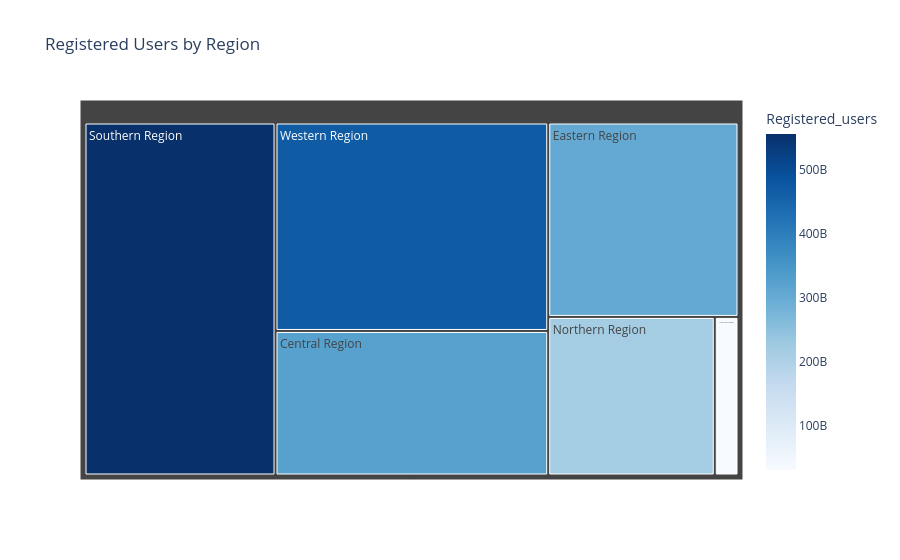

The code cell stored with this chart in its notebook:
### Markdown cell above
# Treemap

### Code cell
fig = px.treemap(
    region,
    path=['Region'],
    values='Registered_users',
    color='Registered_users',
    color_continuous_scale='Blues',
    title='Registered Users by Region'
)

fig.show()

### Figure 1 — Plotly figure (JSON) as saved in the notebook; plotly's stock layout.template omitted (floating-point values rounded to 4 significant figures)
{"data": [{"branchvalues": "total", "customdata": [[324900000000.0], [304900000000.0], [31000000000.0], [217700000000.0], [555800000000.0], [468600000000.0]], "domain": {"x": [0, 1], "y": [0, 1]}, "hovertemplate": "labels=%{label}<br>Registered_users_sum=%{value}<br>parent=%{parent}<br>id=%{id}<br>Registered_users=%{color}<extra></extra>", "ids": ["Central Region", "Eastern Region", "North-Eastern Region", "Northern Region", "Southern Region", "Western Region"], "labels": ["Central Region", "Eastern Region", "North-Eastern Region", "Northern Region", "Southern Region", "Western Region"], "marker": {"coloraxis": "coloraxis", "colors": [324900000000.0, 304900000000.0, 31000000000.0, 217700000000.0, 555800000000.0, 468600000000.0]}, "name": "", "parents": ["", "", "", "", "", ""], "type": "treemap", "values": [324900000000.0, 304900000000.0, 31000000000.0, 217700000000.0, 555800000000.0, 468600000000.0]}], "layout": {"coloraxis": {"autocolorscale": false, "colorbar": {"title": {"text": "Registered_users"}}, "colorscale": [[0, "rgb(247,251,255)"], [0.125, "rgb(222,235,247)"], [0.25, "rgb(198,219,239)"], [0.375, "rgb(158,202,225)"], [0.5, "rgb(107,174,214)"], [0.625, "rgb(66,146,198)"], [0.75, "rgb(33,113,181)"], [0.875, "rgb(8,81,156)"], [1, "rgb(8,48,107)"]]}, "legend": {"tracegroupgap": 0}, "title": {"text": "Registered Users by Region"}}}
